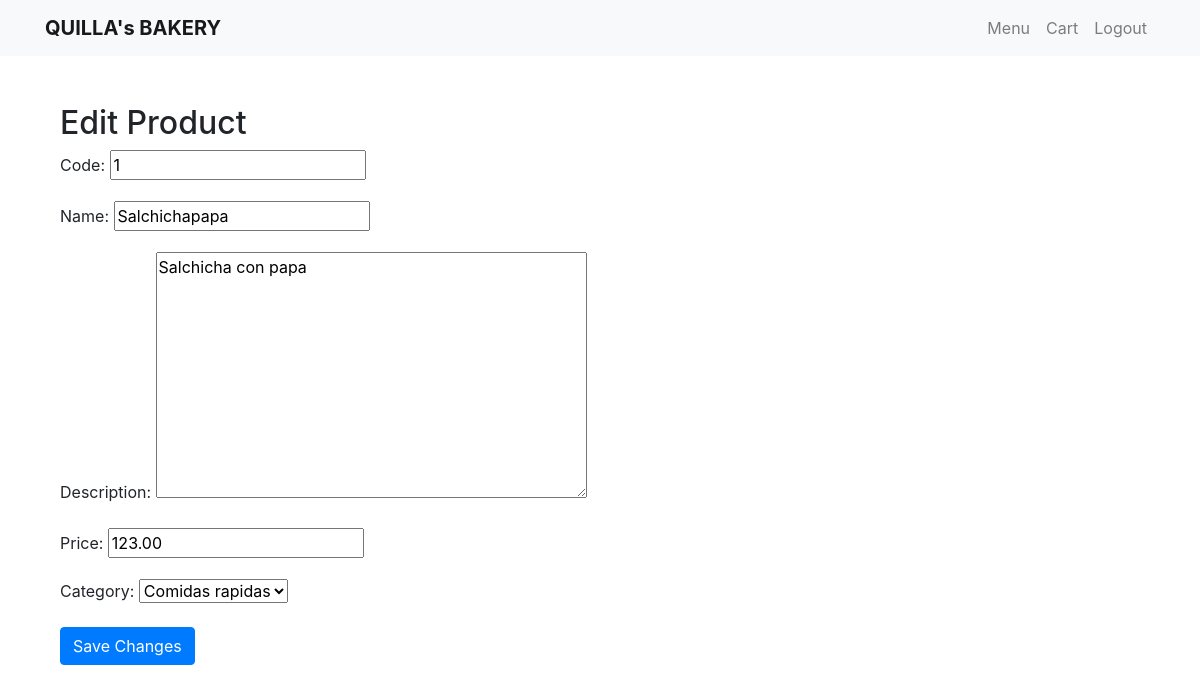
The app's page /edit_product/1/ (signed in) with its own data.
### bakery/models.py (models this page shows, shortened)
class Product(models.Model):
    code = models.CharField(max_length=100, unique=True)  # Asegúrate de que code no sea null
    name = models.CharField(max_length=100)
    description = models.TextField()
    price = models.DecimalField(max_digits=10, decimal_places=2)
    category = models.ForeignKey(Category, on_delete=models.CASCADE)

class Category(models.Model):
    name = models.CharField(max_length=100)
    def __str__(self):
        return self.name

### bakery/views.py (the view)
# urls.py: path('edit_product/<int:product_id>/', views.edit_product, name='edit_product'),
@user_passes_test(is_admin)
def edit_product(request, product_id):
    product = get_object_or_404(Product, id=product_id)
    if request.method == 'POST':
        form = ProductForm(request.POST, instance=product)
        if form.is_valid():
            form.save()
            messages.success(request, 'Product updated successfully.')
            return redirect('manage_products')
    else:
        form = ProductForm(instance=product)
    return render(request, 'bakery/edit_product.html', {'form': form})

### bakery/forms.py
class ProductForm(forms.ModelForm):
    class Meta:
        model = Product
        fields = ['code', 'name', 'description', 'price', 'category']

### bakery/views.py (called while the page is built)
def is_admin(user):
    return user.is_staff

### bakery/templates/bakery/edit_product.html (shortened to what this page needs)
{% extends "bakery/base.html" %}
{% block content %}
<div class="container mt-5">
    <h2>Edit Product</h2>
    <form method="post">
        {{ form.as_p }}
        <button type="submit" class="btn btn-primary">Save Changes</button>
    </form>
</div>
{% endblock %}

### bakery/templates/bakery/base.html (style rules this page uses)
body { padding-top: 56px; }

### records on screen
Product: code "1", name "Salchichapapa", description "Salchicha con papa", price "123.00", category "Comidas rapidas"
